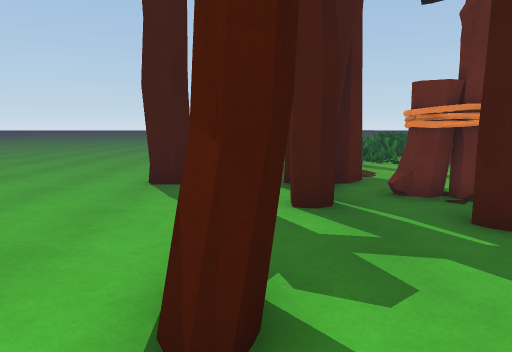
[1] (above)

24 first-person views from a walk through a scene from a Unity 3-D project. The camera is 1.4 m above the floor, tilts 8° down and sees 70° across. The floor is counted in squares, 1 m on a side. Each view is taken from the middle of a square. On the plan, view 1 faces up. The plan holds only what a view shows up to about 16 squares ahead; the rest is blank. The place goes on beyond the plan. Some animated figures are left out. Surface patterns are stand-ins for the level's own textures.

[2]
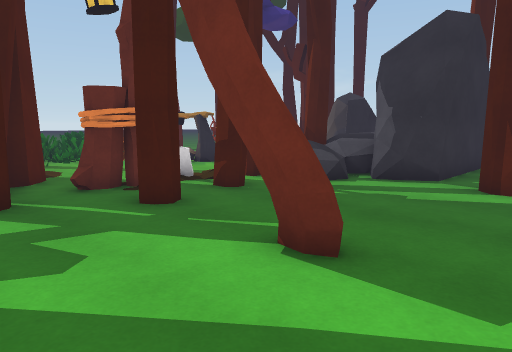

[3]
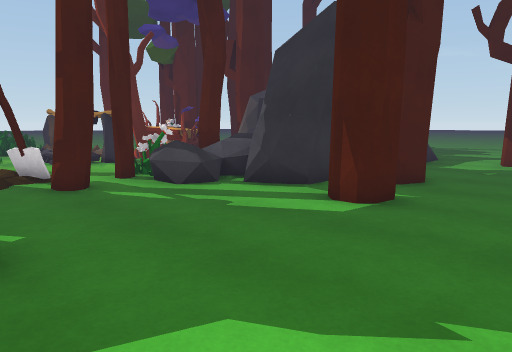

[4]
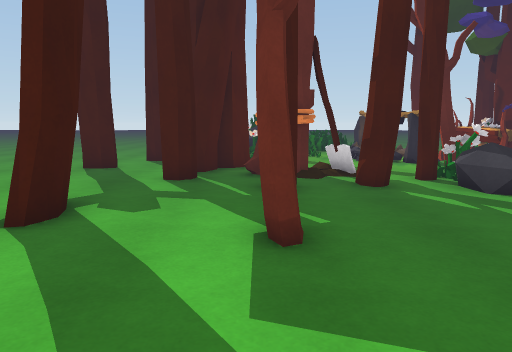

[5]
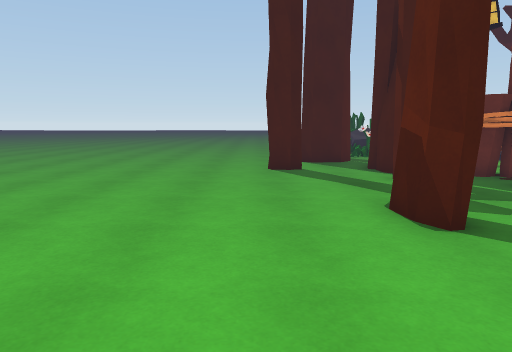

[6]
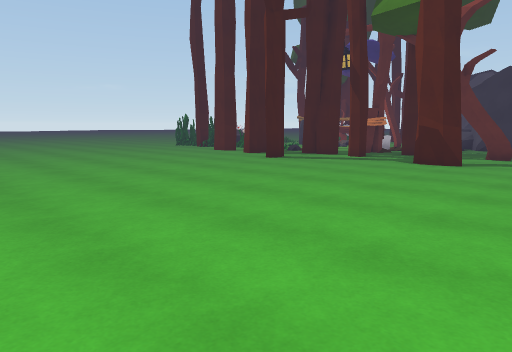

[7]
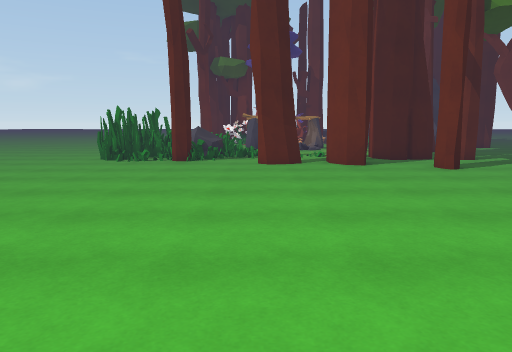

[8]
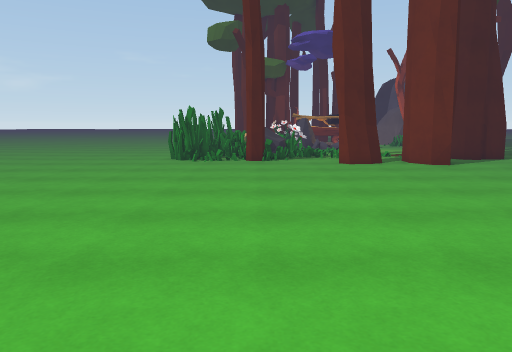

[9]
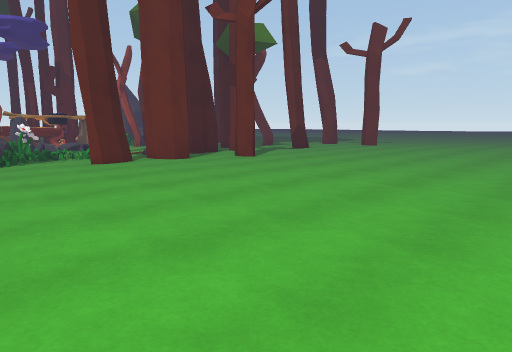

[10]
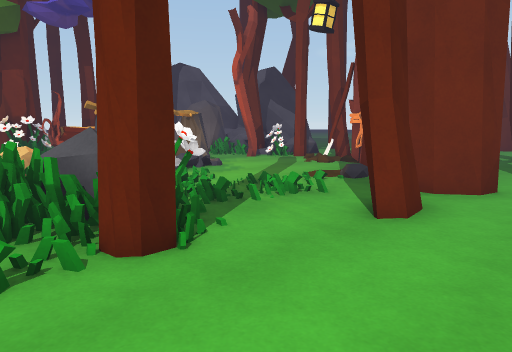

[11]
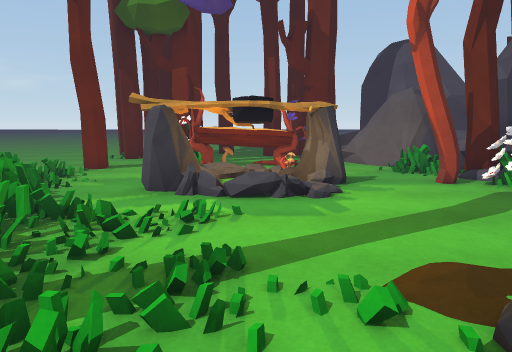

[12]
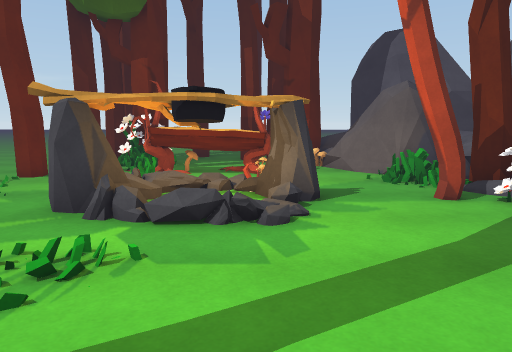

[13]
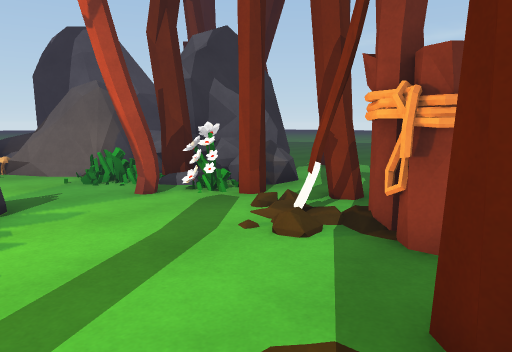

[14]
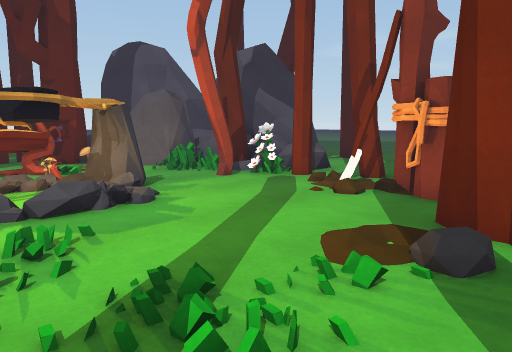

[15]
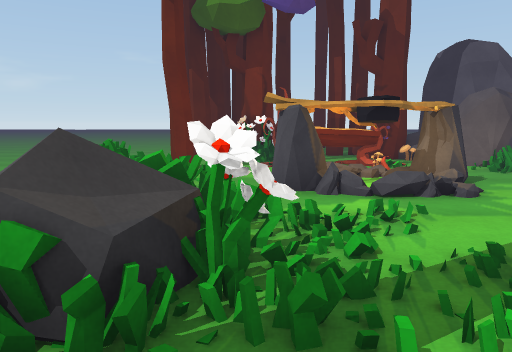

[16]
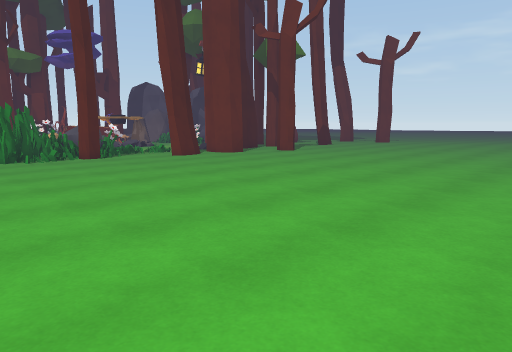

[17]
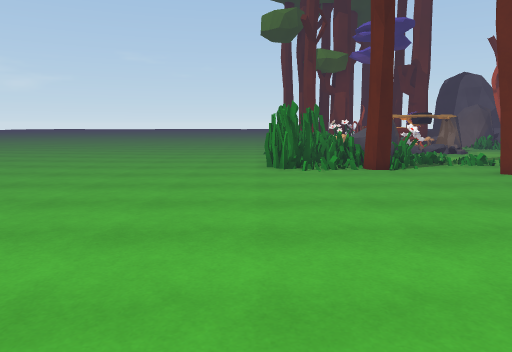

[18]
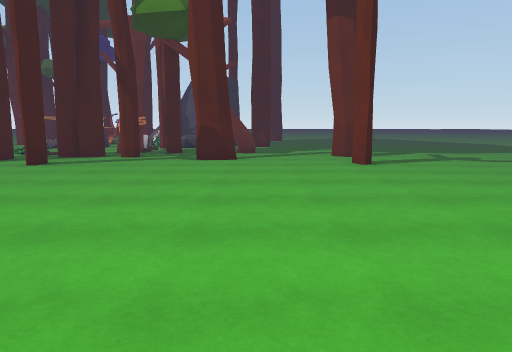

[19]
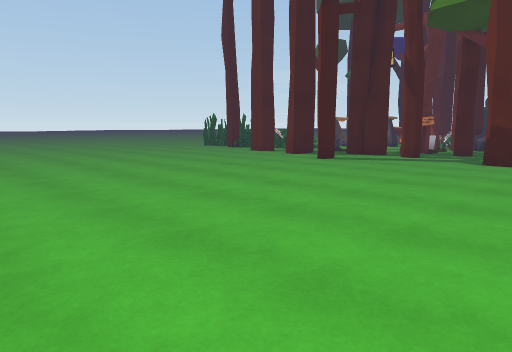

[20]
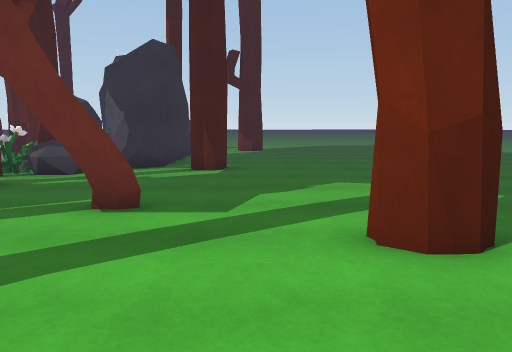

[21]
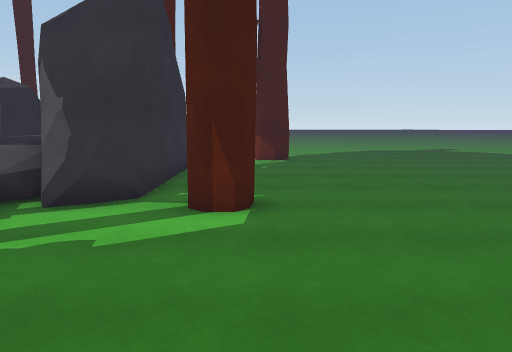

[22]
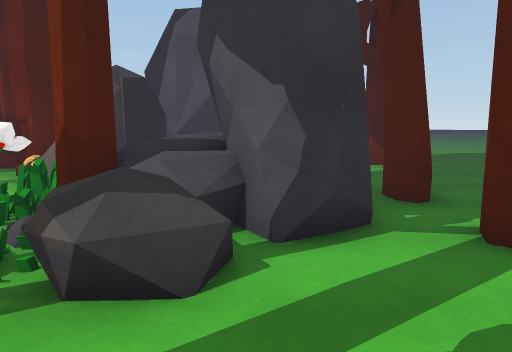

[23]
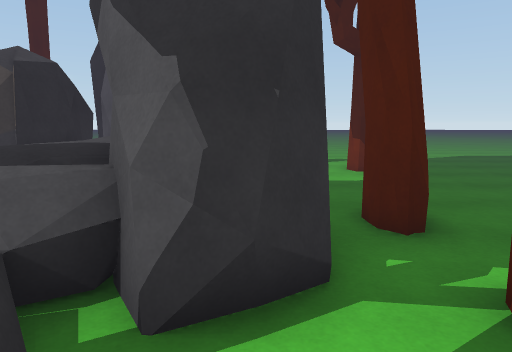

[24]
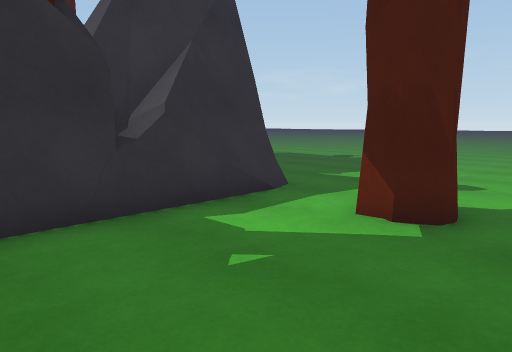

### Floor plan
Key: @ floor where view 1 was taken; # wall or solid block; x gap in a wall; . main floor; : floor 0.25 m higher than the main floor; - floor 0.25 m lower than the main floor; + floor 0.75 m higher than the main floor; / step, stairs or slope; = window, fence, low wall or low ledge; ^ raised ledge; T thing the floor can be seen under or through; F flower; O other object.
Columns run from 15 left of view 1 to 30 right of it. Each row starts with its distance up from view 1.
 24 . ..  ...............
 23  ....................         --
 22 .....................         --
 21 ................####        --..
 20  ...............#### =#     ...
 19  ...............#=## =##=  ##..#
 18  ...............#=== ===#..##..##
 17  ................x+====......OO#
 16  ................FF==#..... #O##
 15  ................//##..##.  ^^##.
 14   .............#./..//.##O .^^....
 13   ..................../ # /.^^....
 12   ............###.....//##//x^..##
 11   ............###:......##.//..###
 10   ..............#T............##
  9   ...........#..#TT..........==+
  8  ...............#TTT=...#.==###  ##
  7  ...............x.TO#=.O###=## ^#      ...
  6  ....................#.^=#^^^#^^      .....
  5  ......................^^^#^^ ^#     ......
  4  .......................=#######    ......
  3  ..............#.........##   ######....
  2  ..............#..#.......TTTT###=....
  1 ........................TT.TT.........   .....
  0 . .............@........TT.......##...........
 -1   ...............................##.......
 -2  . ..................................
 -3      ...........##..................

Where each view was taken, in squares from view 1:
view 1: 0 up, 0 right, facing up
view 2: 1 down, 0 right, facing up-right
view 3: 3 down, 3 right, facing up-right
view 4: 3 down, 3 right, facing up
view 5: 3 down, 3 left, facing up
view 6: 2 down, 14 left, facing up-right
view 7: 15 up, 14 left, facing right
view 8: 18 up, 14 left, facing right
view 9: 20 up, 14 left, facing down-right
view 10: 20 up, 3 left, facing down-right
view 11: 13 up, 0 right, facing right
view 12: 12 up, 2 right, facing right
view 13: 12 up, 2 right, facing down-right
view 14: 15 up, 1 right, facing down-right
view 15: 16 up, 0 right, facing right
view 16: 24 up, 15 left, facing down-right
view 17: 22 up, 11 left, facing right
view 18: 1 up, 15 left, facing right
view 19: 0 up, 15 left, facing up-right
view 20: 1 down, 3 left, facing right
view 21: 0 up, 3 right, facing right
view 22: 4 up, 5 right, facing right
view 23: 3 up, 7 right, facing right
view 24: 3 down, 13 right, facing up-right
